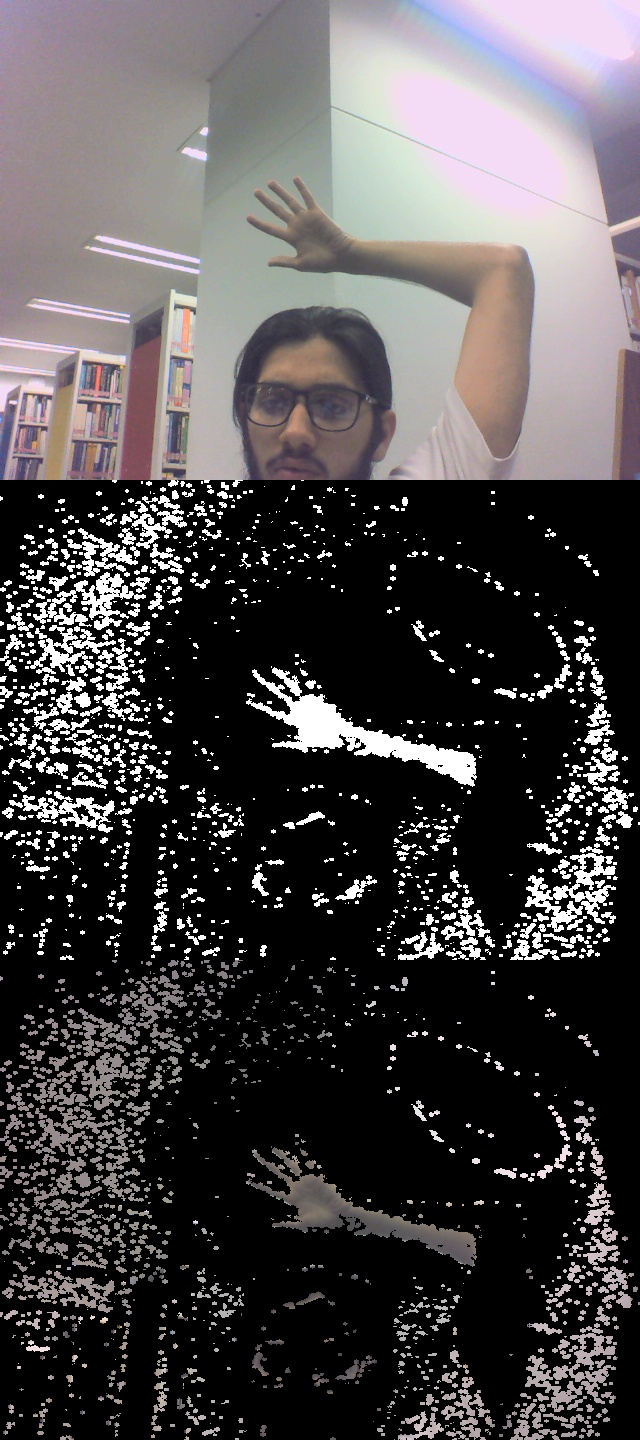
#> input picture res.jpg, 640 x 1440 px, given in place of the camera
$ python handRecognition.py   (older library calls are emulated)
#> lines starting #> are read from the running program, lines starting #| are printed output that depends on the picture; after the words box and inside, x2 and y2 are one past the last pixel; in counts of white or black regions, pixels touching at a corner belong together
import cv2
import numpy as np
import math
cap = cv2.VideoCapture(1)
while(cap.isOpened()):
    ret, img = cap.read()
#> img is the input picture: shape (1440, 640, 3); mean B, G, R 73.9, 72.8, 76.3
    # cv2.rectangle(img,(300,300),(100,100),(0,255,0),0)
    crop_img = img

    grey = cv2.cvtColor(crop_img, cv2.COLOR_BGR2GRAY)
    value = (35, 35)
    blurred = cv2.GaussianBlur(grey, (5,5), 0)

    _, thresh1 = cv2.threshold(blurred, 127, 255, cv2.THRESH_BINARY_INV+cv2.THRESH_OTSU)
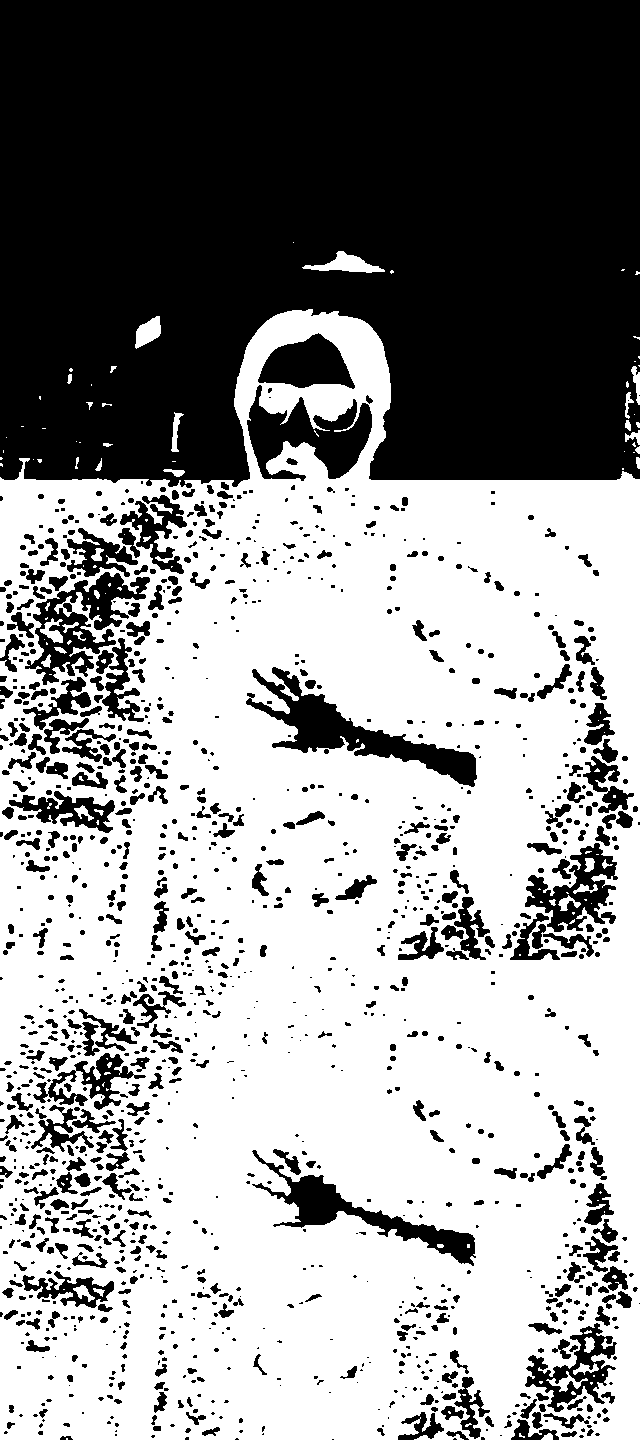
#> thresh1: shape (1440, 640); 58.3% white; 1397 black regions (705 under 20 px)

    cv2.imshow('Thresholded', thresh1)

    _,contours, hierarchy = cv2.findContours(thresh1.copy(),cv2.RETR_TREE,cv2.CHAIN_APPROX_NONE)
#> contours = 1543 contours, 663 with area under 20; largest, box (x1, y1, x2, y2) and area: (0, 309, 640, 1440) 632920, (245, 666, 478, 788) 7408, (246, 384, 373, 482) 6233, (24, 571, 151, 686) 6226, (251, 1149, 477, 1267) 5296

    max_area = -1
    for i in range(len(contours)):
        cnt=contours[i]
        area = cv2.contourArea(cnt)
        if(area>max_area):
            max_area=area
            ci=i
#> this loop made 1543 passes
#> (area, max_area) on passes 2, 6, 25, 31, 47, 48: (44.5, 44.5), (72, 72), (76.5, 76.5), (172, 172), (478, 478), (632920, 632920)
#> area on passes 12, 13, 29, 35, 39, 41: 27.5, 27.5, 35, 71, 24.5, 132.5
#> after the loop, ci = 47; max_area = 632920
    cnt=contours[ci]
#> cnt = contour of 4174 points, box (x1, y1, x2, y2) (0, 309, 640, 1440), area 632920

    x,y,w,h = cv2.boundingRect(cnt)
#> x = 0; y = 309; w = 640; h = 1131

    cv2.rectangle(crop_img,(x,y),(x+w,y+h),(0,0,255),0)
#> crop_img: shape (1440, 640, 3); 0.19% of pixels changed, all inside (x1, y1, x2, y2) = (0, 309, 640, 1440)

    hull = cv2.convexHull(cnt)
#> hull = contour of 16 points, box (x1, y1, x2, y2) (0, 309, 640, 1440), area 674001

    drawing = np.zeros(crop_img.shape,np.uint8)
    cv2.drawContours(drawing,[cnt],0,(0,255,0),0)
    cv2.drawContours(drawing,[hull],0,(0,0,255),0)
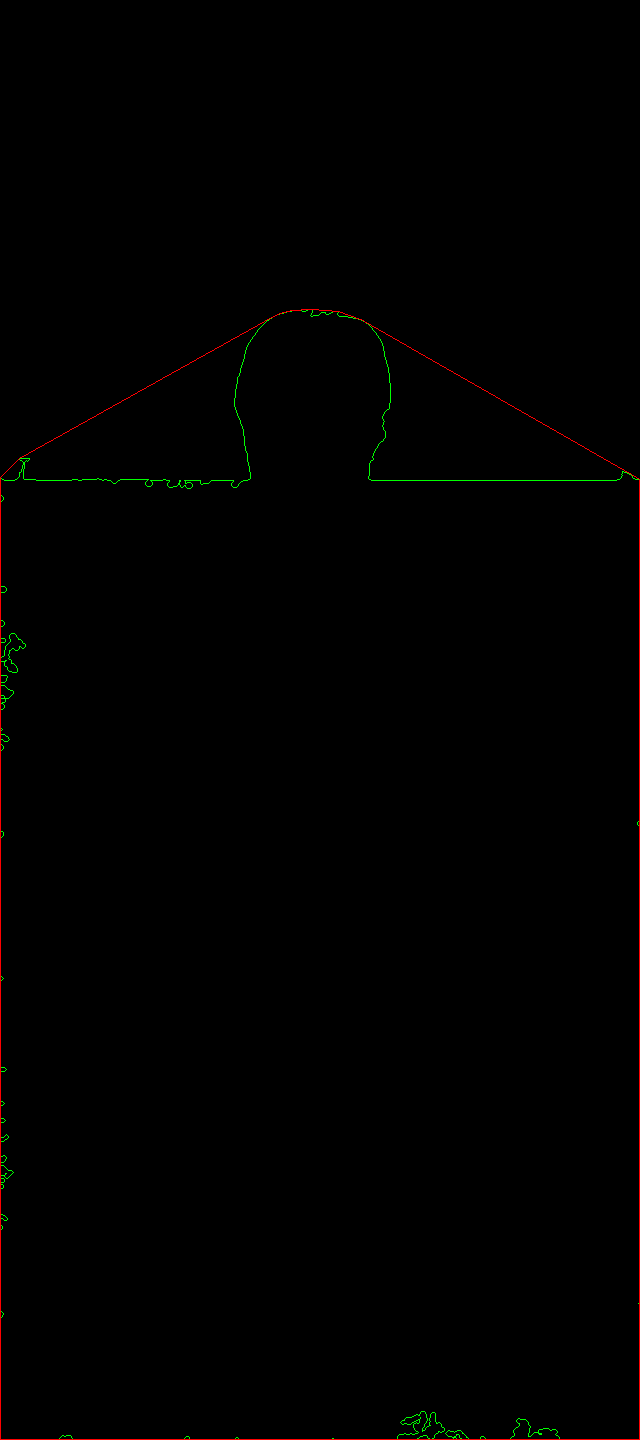
#> drawing: shape (1440, 640, 3); mean of channels 0, 1, 2 0, 0.5, 0.9; drawn as B, G, R
    hull = cv2.convexHull(cnt,returnPoints = False)
#> hull = [4170, 4135, 4109, 4105, 3676, 3666, 2704, 1794, 559, 520, 35, 31, 28, 21, 16, 0]
    defects = cv2.convexityDefects(cnt,hull)
#> defects = 15 rows, first 6: [0, 16, 3, 463], [16, 21, 17, 201], [21, 28, 25, 211], [28, 31, 29, 162], [31, 35, 32, 114], [35, 520, 214, 33588]
    count_defects = 0
    cv2.drawContours(thresh1, contours, -1, (0,255,0), 3)
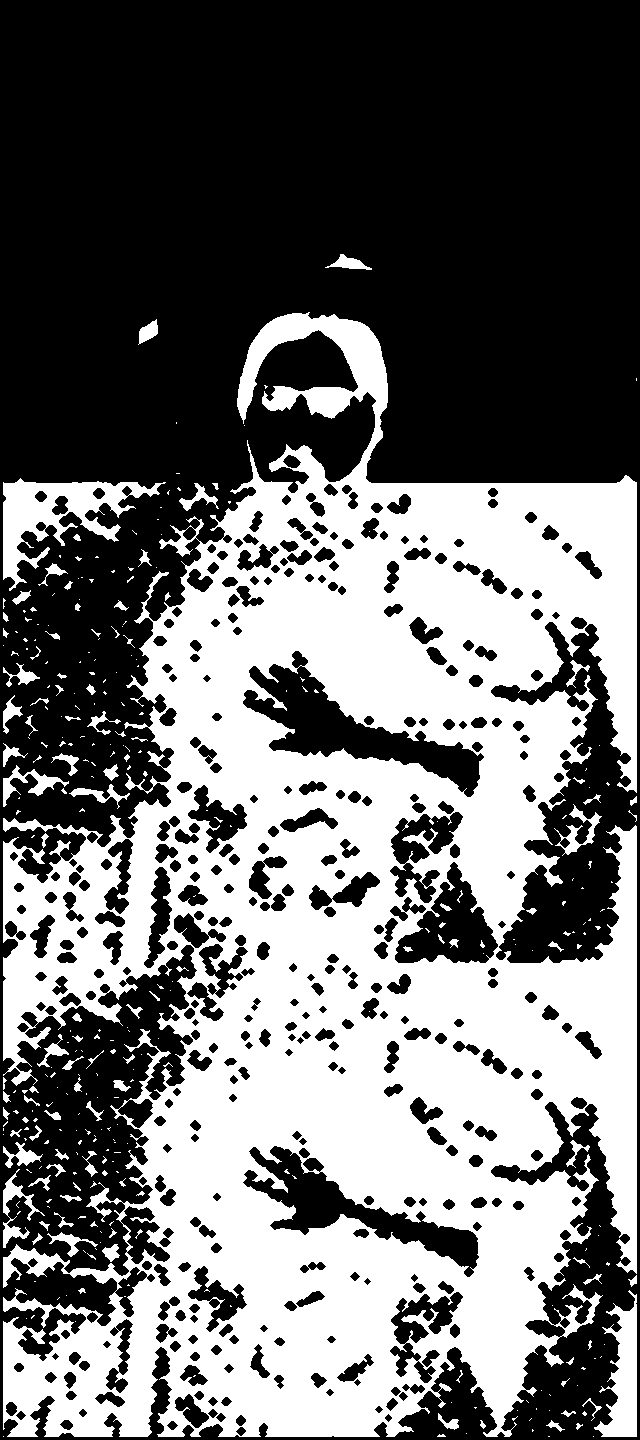
#> thresh1: shape (1440, 640); 43.7% white; 339 white regions (229 under 20 px), largest, box (x1, y1, x2, y2) and area: (3, 312, 637, 1437) 381625, (3, 478, 166, 591) 6216, (594, 1290, 637, 1437) 3181
    for i in range(defects.shape[0]):
        s,e,f,d = defects[i,0]
        start = tuple(cnt[s][0])
        end = tuple(cnt[e][0])
        far = tuple(cnt[f][0])
        a = math.sqrt((end[0] - start[0])**2 + (end[1] - start[1])**2)
        b = math.sqrt((far[0] - start[0])**2 + (far[1] - start[1])**2)
        c = math.sqrt((end[0] - far[0])**2 + (end[1] - far[1])**2)
        angle = math.acos((b**2 + c**2 - a**2)/(2*b*c)) * 57
        if angle <= 90:
            count_defects += 1
            cv2.circle(crop_img,far,1,[0,0,255],-1)
        #dist = cv2.pointPolygonTest(cnt,far,True)
        cv2.line(crop_img,start,end,[0,255,0],2)
#> this loop made 15 passes
#> (s, e, f, d, start, end, far, a) on passes 1 to 10: (0, 16, 3, 463, (308, 309), (292, 310), (305, 311), 16.03), (16, 21, 17, 201, (292, 310), (287, 311), (291, 311), 5.1), (21, 28, 25, 211, (287, 311), (280, 313), (283, 313), 7.28), (28, 31, 29, 162, (280, 313), (277, 314), (279, 314), 3.16), (31, 35, 32, 114, (277, 314), (273, 316), (276, 315), 4.47), (35, 520, 214, 33588, (273, 316), (19, 458), (236, 487), 291), (520, 559, 540, 3258, (19, 458), (0, 477), (19, 476), 26.87), (559, 1794, 804, 6400, (0, 477), (0, 1439), (25, 644), 962), (1794, 2704, 2285, 7168, (0, 1439), (639, 1439), (421, 1411), 639), (2704, 3666, 3320, 512, (639, 1439), (639, 479), (637, 824), 960)
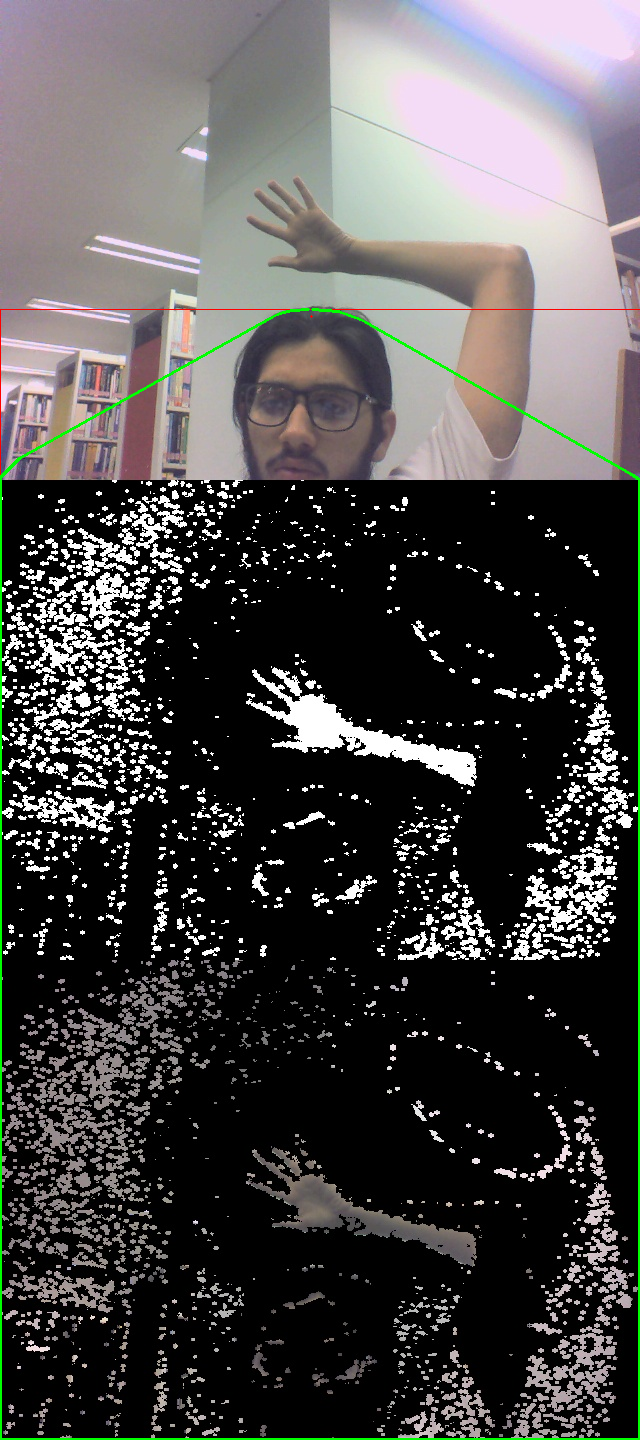
#> crop_img: shape (1440, 640, 3); mean B, G, R 73.4, 74.3, 76
#> after the loop, count_defects = 1
        #cv2.circle(crop_img,far,5,[0,0,255],-1)
    if count_defects == 1:
        cv2.putText(img,"I am Vipul", (50,50), cv2.FONT_HERSHEY_SIMPLEX, 2, 2)
#> img: shape (1440, 640, 3); 0.92% of pixels changed, all inside (x1, y1, x2, y2) = (0, 6, 640, 1440)
    elif count_defects == 2:
        str = "This is a basic hand gesture recognizer"
        cv2.putText(img, str, (5,50), cv2.FONT_HERSHEY_SIMPLEX, 1, 2)
    elif count_defects == 3:
        cv2.putText(img,"This is 4 :P", (50,50), cv2.FONT_HERSHEY_SIMPLEX, 2, 2)
    elif count_defects == 4:
        cv2.putText(img,"Hi!!!", (50,50), cv2.FONT_HERSHEY_SIMPLEX, 2, 2)
    else:
        cv2.putText(img,"Hello World!!!", (50,50),\
                    cv2.FONT_HERSHEY_SIMPLEX, 2, 2)
    #cv2.imshow('drawing', drawing)
    #cv2.imshow('end', crop_img)
    cv2.imshow('Gesture', img)
    all_img = np.hstack((drawing, crop_img))
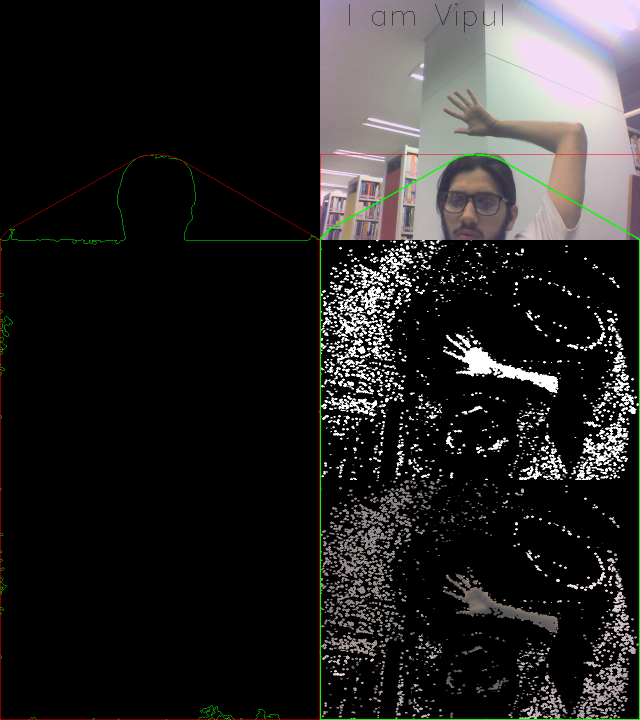
#> all_img: shape (1440, 1280, 3) (shown at 1/2 size); mean of channels 0, 1, 2 36.6, 37.3, 38.4; drawn as B, G, R
    cv2.imshow('Contours', all_img)
    k = cv2.waitKey(10) & 0xFF
#> (key Esc is pressed here)
    if k == 27:
        break
